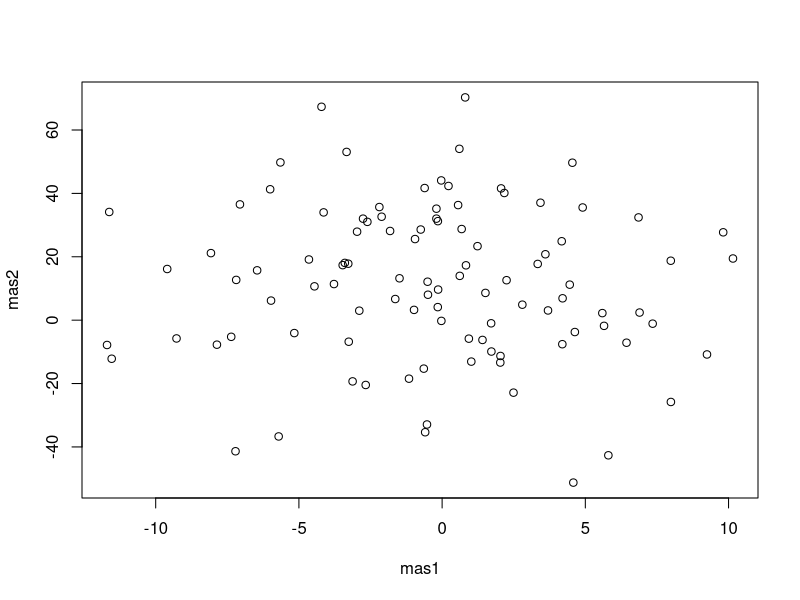
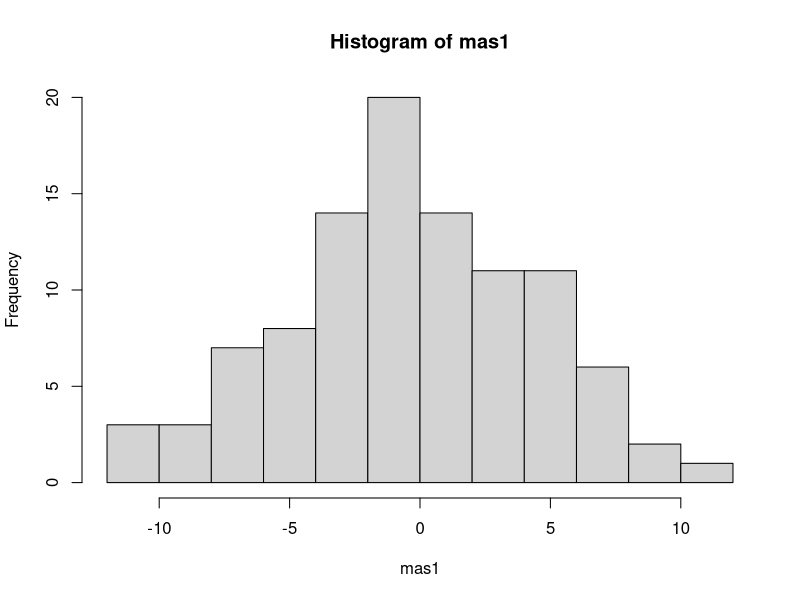
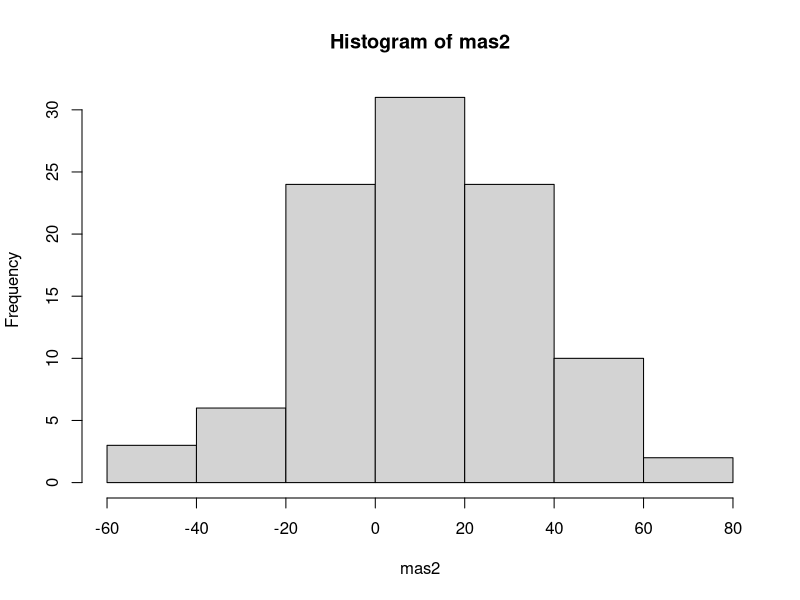
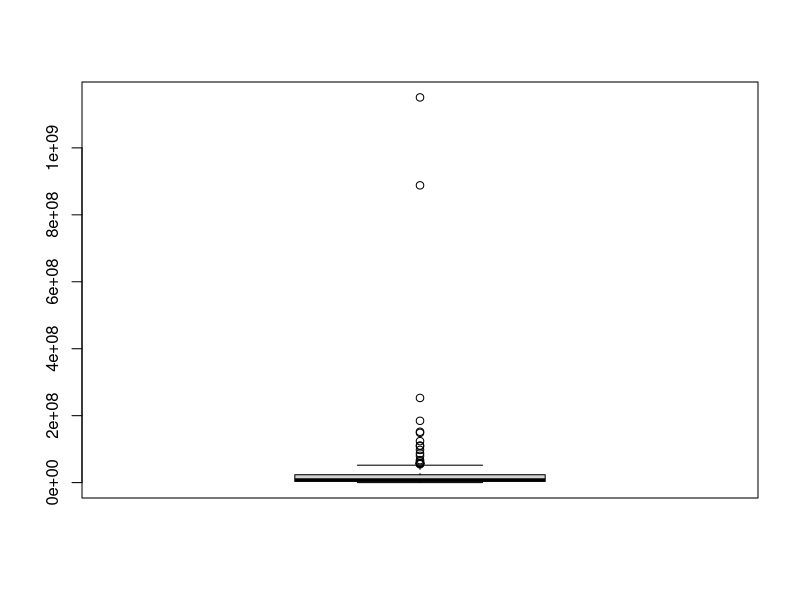
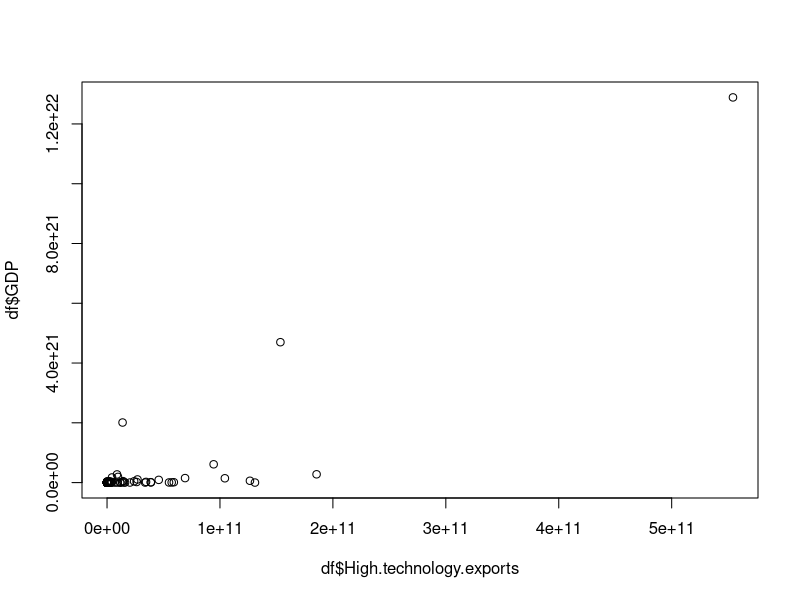

Write the R code that produced these figures, in order.
#HW 1 Day 1 Sl 7
#Task1 
a <- 5
b <- 7
s <- a*b
s
p <- 2*(a+b)
p

#Task2
a <- 2
b <- 1
res <- sqrt(a*b)
res

#Task3
x1 <- 3
y1 <- 2
x2 <- 1
y2 <- 0
a <- abs(x2 - x1)
b <- abs(y2 - y1)

s <- a*b
s
p <- 2*(a+b)
p

#Task4
A <- 98
logic_var <- A %% 2 != 0
logic_var

#Task5
A <- 3
B <- 9
C <- 2
logic_var <- (A < B) & (B < C)
logic_var

#Task6 
A <- 1990
B <- 4
C <- -1
logic_var <- (A > 0) | (B > 0) | (C > 0)
logic_var

#Task7

A <- 10
B <- -1
C <- -1
D <- 0
logic_var <- (A>0&B<=0&C<=0)|(A<=0&B>0&C<=0)|(A<=0&B<=0&C>0)

#HW 1 Day 1 Sl 10

mas1<-rnorm(100,0,5)
mas2<-rnorm(100,10, sd = 27)
mean(mas1)
mean(mas2)
sd(mas1)
sd(mas2)
plot(mas1,mas2)
hist(mas1)
hist(mas2)
mas1*3
mas2[mas2>mean(mas2)]<-mas2[mas2>mean(mas2)]-18


df<-read.csv("DataDay1.csv",sep=";",dec = ",")
df
str(df)
head(df,n = 5)
tail(df)
df$ISO<-NULL
df[df==NA]<-0
df[is.na(df)]<-0
tail(df)

df$GDP<-df$GDP.per.capita*df$Population
summary(df)
boxplot(df$GDP.per.capita)
plot(df$High.technology.exports,df$GDP)


